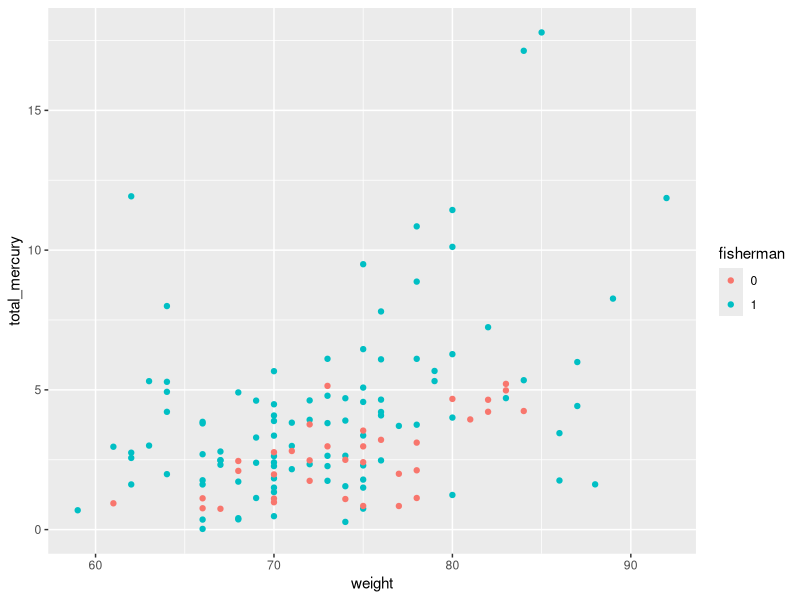
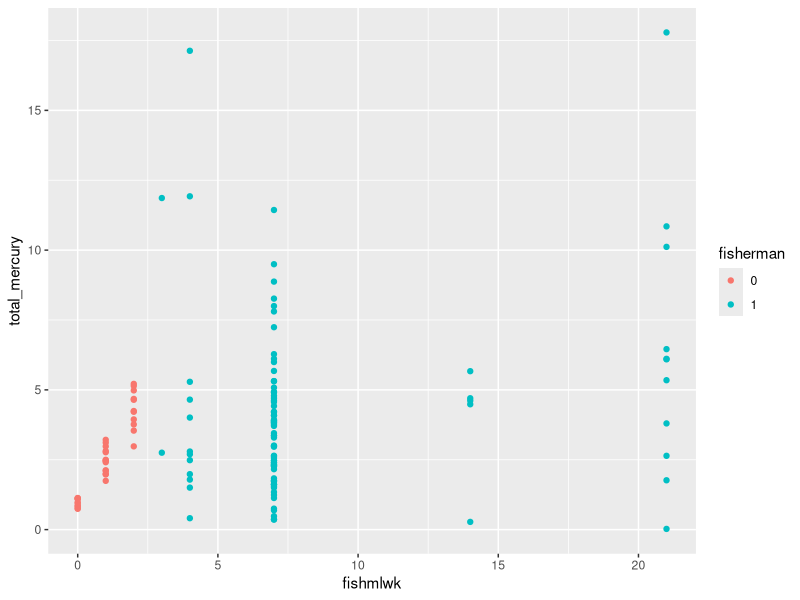

Write the R code that produced these figures, in order.
library(tidyverse)
library(broom)

fishdata <- read_csv("data/fisherman_mercury_modified.csv")
fishdata$fisherman <- factor(fishdata$fisherman)

# draw a scatterplot of weight (x-axis) vs total_mercury (y axis) and color by fisherman category
ggplot(fishdata,aes(x=weight,y=total_mercury,color=fisherman))+geom_point()

# draw a scatterplot of fishmlwk (x-axis) vs total_mercury (y axis) and color by fisherman category
ggplot(fishdata,aes(x=fishmlwk,y=total_mercury,color=fisherman))+geom_point()
